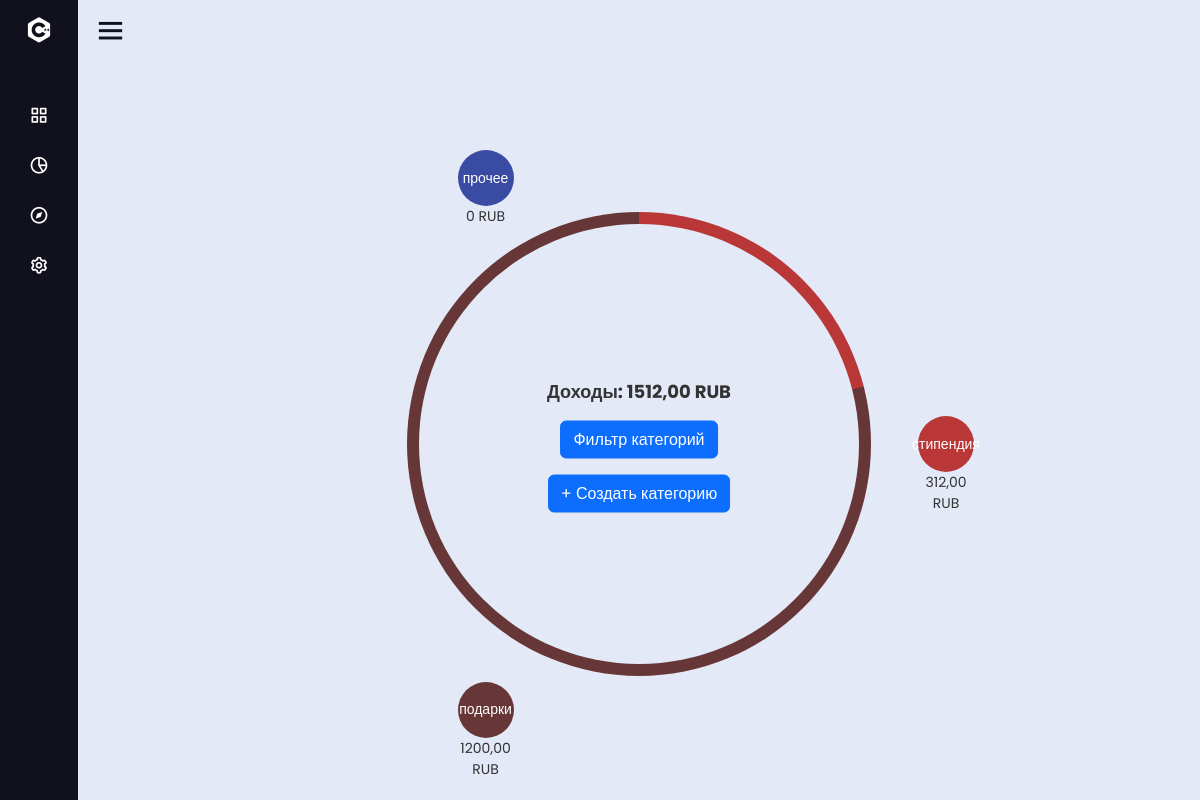
Screenshot of /initial/categories/ (signed in) with the database file from the repository.
### ms/models.py (models this page shows, shortened)
class Currency(models.Model):
    code = models.CharField(max_length=3, unique=True)  # Код валюты (например, USD, EUR)
    name = models.CharField(max_length=50)  # Название валюты (например, "Доллар США")
    rate_to_base = models.DecimalField(  # Курс обмена к базовой валюте
        max_digits=10, decimal_places=4, default=1.0,
        help_text="Курс относительно базовой валюты (например, RUB=1.0)"
    )

class Category(models.Model):
    user = models.ForeignKey(User, on_delete=models.CASCADE)
    name = models.CharField(max_length=100)
    value = models.DecimalField(
        max_digits=10,
        decimal_places=2,
        default=0.00
    )
    color = models.CharField(max_length=7, default='#000000')  # HEX цвет
    is_expense = models.BooleanField(default=True)
    class Meta:
        constraints = [
            models.UniqueConstraint(
                fields=['user', 'name'],
                name='unique_category_per_user'
            )
        ]

### ms/views.py (the view)
# urls.py: path("initial/categories/", views.categories_combined_view, name="categories"),
@login_required
def categories_combined_view(request):
    user = request.user
    target_currency = user.profile.default_currency  # Валюта профиля
    if target_currency is None:
        from ms.models import Currency  # Импортируйте модель валют, если нужно
        target_currency = Currency.objects.get_or_create(code="RUB")[0]
    categories = Category.objects.filter(user=user)
    transactions = Transaction.objects.filter(user=user)
    category_totals = defaultdict(lambda: {'value': 0, 'transactions': []})
    income_categories = categories.filter(is_expense=False)
    expense_categories = categories.filter(is_expense=True)
    total_income = sum(cat.value for cat in income_categories)
    total_expenses = sum(cat.value for cat in expense_categories)
    def prepare_chart_data(categories, total_value):
        chart_data = []
        start_percentage = 0
        for category in categories:
            percentage = round((category['value'] / total_value * 100) if total_value > 0 else 0)
            end_percentage = start_percentage + percentage
            chart_data.append({
                'name': category['name'],
                'value': category['value'],
                'percentage': percentage,
                'color': category['color'],
                'start_percentage': start_percentage,
                'end_percentage': end_percentage,
            })
            start_percentage = end_percentage
        return chart_data
    for transaction in transactions:
        category = transaction.category
        amount_in_target_currency = transaction.get_amount_in_currency(target_currency)
        category_totals[category]['value'] += amount_in_target_currency
        category_totals[category]['transactions'].append(transaction)
    for category in categories:
        if category not in category_totals:
            category_totals[category] = {'value': 0, 'transactions': []}
    income_categories = []
    expense_categories = []
    total_income = 0
    total_expenses = 0
    for category, data in category_totals.items():
        if category.is_expense:
            total_expenses += data['value']
            expense_categories.append({
                'id': category.id,
                'name': category.name,
                'value': round(data['value'], 2),
                'color': category.color,
            })
        else:
            total_income += data['value']
            income_categories.append({
                'id': category.id,
                'name': category.name,
                'value': round(data['value'], 2),
                'color': category.color,
            })
    income_data = prepare_chart_data(income_categories, total_income)
    expense_data = prepare_chart_data(expense_categories, total_expenses)
    return render(request, 'ms/home/initial/categories/categories.html', {
        'income_categorie': income_categories,
        'expense_categorie': expense_categories,
        'total_income': round(total_income, 2),
        'total_expenses': round(total_expenses, 2),
        'income_categories': income_data,
        'expense_categories': expense_data,
        'currency_code': target_currency.code,
    })

### ms/models.py (called while the page is built)
    def get_amount_in_currency(self, target_currency):
        if self.account.currency == target_currency:
            return self.amount
        if self.account.currency and target_currency:
            conversion_rate = Decimal(self.account.currency.rate_to_base) / Decimal(target_currency.rate_to_base)
            return self.amount * conversion_rate
        return self.amount

### ms/templates/ms/home/initial/categories/categories.html (shortened to what this page needs)
<!DOCTYPE html> {% extends 'ms/home/initial/initial.html' %} {% block content %}
<html lang="ru">
<head>
  <link href="https://cdn.jsdelivr.net/npm/bootstrap@5.3.0/dist/css/bootstrap.min.css" rel="stylesheet">
</head>
<body>
<div class="container mt-4">
  <div class="diagrams-container">
    <div class="diagram active" id="incomeDiagram">
      <div class="donut-chart" onclick="swapDiagrams()" style="background:
                    {% if income_categories %}
                        conic-gradient(
                            {% for category in income_categories %}
                                {{ category.color }} {{ category.start_percentage }}% {{ category.end_percentage }}%{% if not forloop.last %}, {% endif %}
                            {% endfor %}
                        );
                    {% else %}
                        #ccc;
                    {% endif %};">
        <div class="chart-center-text">
          <dl>Доходы: {{ total_income|default:"0" }} {{ currency_code }}</dl>
          <dl>
            <button class="btn btn-primary" id="openNewModalBtn1" type="button">Фильтр категорий</button>
          </dl>
          <dl>
            <button class="btn btn-primary" id="createCategoryBtn1">+ Создать категорию</button>
          </dl>
        </div>
        <div class="categories">
          {% for category in income_categorie %}
          <div class="category income-category" data-id="{{ category.id }}"
               onclick="openEditCategoryModal('{{ category.id }}')"
               style="background-color: {{ category.color }};">
            {{ category.name }}
            <div class="category-value">{{ category.value }} {{ currency_code }}</div>
          </div>
          {% empty %}
          <div>Нет категорий доходов</div>
          {% endfor %}
        </div>
      </div>
    </div>
  </div>
</div>
</body>
</html> {% endblock %}

### ms/static/ms/initial/style.css (style rules this page uses)
* { margin: 0; padding: 0; box-sizing: border-box; font-family: 'Poppins', sans-serif; }

### ms/templates/ms/home/initial/categories/categories.html (style rules this page uses)
body { align-items: center; background-color: #f5f5f5; overflow: hidden; }
.container { position: relative; display: flex; justify-content: center; align-items: center; height: 70vh; }
.donut-chart::before { content: ''; position: absolute; top: 50%; left: 50%; transform: translate(-50%, -50%); width: calc(min(55vw, 55vh)); height: calc(min(55vw, 55vh)); background: #E4E9F7; border-radius: 50%; z-index: 1; }
.chart-center-text { position: absolute; top: 52%; left: 50%; transform: translate(-50%, -50%); text-align: center; font-size: 18px; color: #333; font-weight: bold; z-index: 2; }
.diagram { position: relative; display: none; }
.diagram.active { display: block; }
.diagrams-container { position: relative; display: flex; justify-content: center; align-items: center; top: calc(min(10vw, 10vh)); width: 100%; height: 100%; }
.btn.btn-primary { position: relative; z-index: 1000; }
.categories { position: absolute; width: 100%; height: 100%; }
.category { position: absolute; width: calc(min(7vw, 7vh)); height: calc(min(7vw, 7vh)); border-radius: 50%; background-color: #4FC4F6; display: flex; justify-content: center; align-items: center; text-align: center; font-size: 14px; color: #fff; cursor: pointer; transform-origin: center center; transition: background-color 0.3s ease; }
.category-value { position: absolute; top: calc(min(7vw, 7vh)); font-size: 14px; color: #333; text-align: center; }

### rows the page displays
Currency: code "RUB", income_categorie "RUB" "RUB" "RUB"
Category: name "стипендия"
Category: name "подарки"
Category: name "прочее"

### other values shown
{{ total_income|default:"0" }} "1512,00"
{{ category.value }} "312,00" "1200,00" "0"
